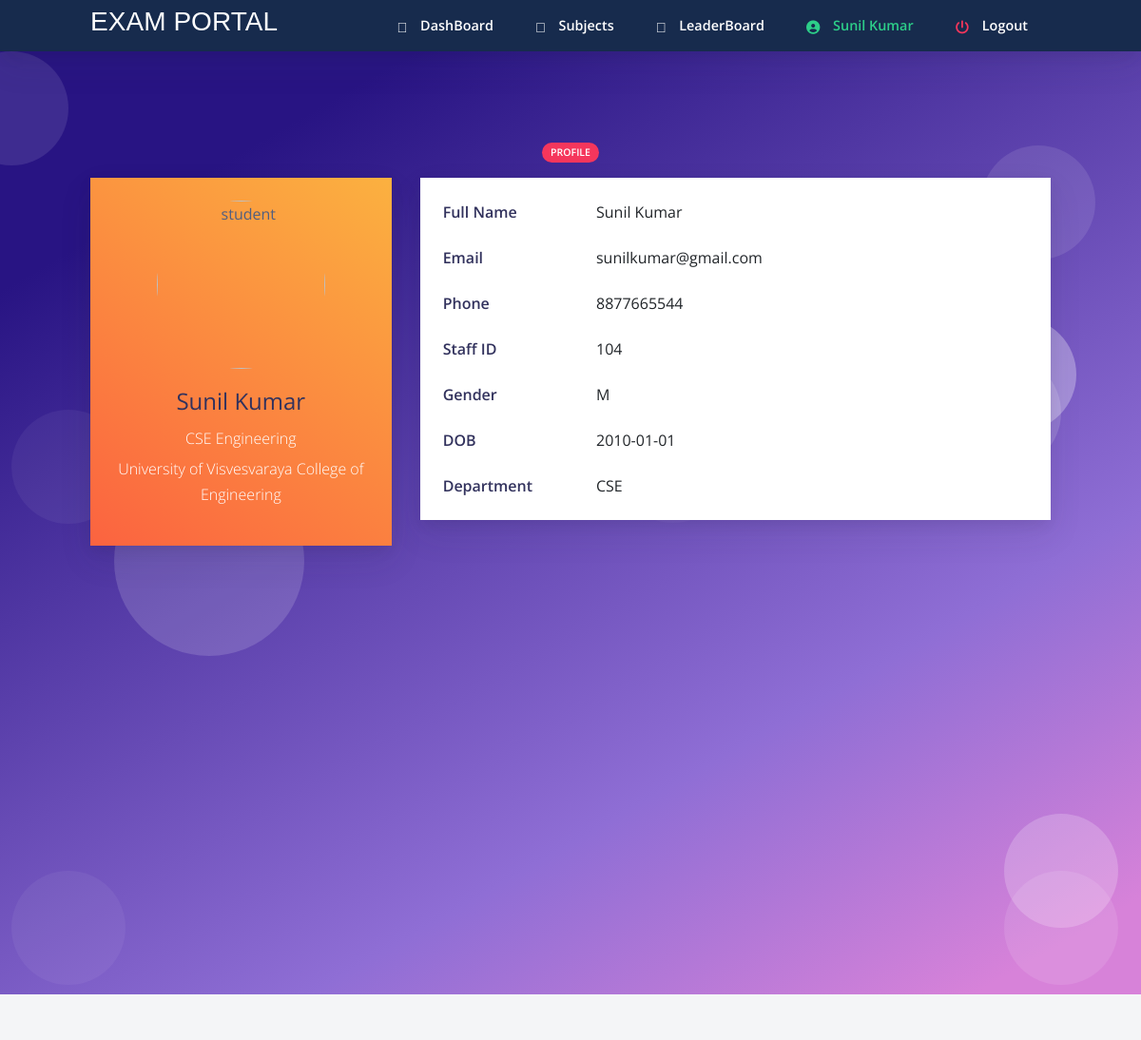
The app's page /staffprofile.php (signed in) with its own data.
### tables this page shows
CREATE TABLE `staff` (
  `staffid` varchar(10) NOT NULL,
  `name` varchar(20) NOT NULL,
  `mail` varchar(30) NOT NULL,
  `phno` varchar(10) NOT NULL,
  `gender` varchar(1) NOT NULL,
  `DOB` varchar(10) NOT NULL,
  `pw` varchar(200) NOT NULL,
  `dept` varchar(3) DEFAULT NULL
);

### staffprofile.php (the view, shortened to what this page needs)
<html>
<?php require ("header.php");?>
<?php
require_once 'sql.php';
                $conn = mysqli_connect($host, $user, $ps, $project);if (!$conn) {
    echo "<script>alert(\"Database error retry after some time !\")</script>";
} else {
    $staffid = $_SESSION["staffid"];
    $sql = "select * from staff where staffid='{$staffid}'";
    $res =   mysqli_query($conn, $sql);
    if ($res == true) {
        global $dbstaffid, $dbpw;
        while ($row = mysqli_fetch_array($res)) {
            $dbstaffid = $row['staffid'];
            $dbname = $row['name'];
			$dbmail = $row['mail'];
            $dbphno = $row['phno'];
            $dbgender = $row['gender'];
            $dbdob = $row['DOB'];
            $dbdept = $row['dept'];
        }
    }
}
?>
 <body class="bg-white" id="top">
    <nav
      id="navbar-main"
      class="
        navbar navbar-main navbar-expand-lg
        bg-default
        navbar-light
        position-sticky
        top-0
        shadow
        py-0
      "
    >
      <div class="container">
        <ul class="navbar-nav navbar-nav-hover align-items-lg-center">
          <li class="nav-item dropdown">
            <a href="index.php" class="navbar-brand mr-lg-5 text-white">
                               <h3 style="color: white; font-family:Verdana, Geneva, Tahoma, sans-serif;">Exam Portal</h3>
            </a>
          </li>
        </ul>
        <div class="navbar-collapse collapse bg-default" id="navbar_global">
          <ul class="navbar-nav align-items-lg-center ml-auto">
				 <li class="nav-item">
              <a href="homestaff.php" class="nav-link">
                <span class="text-white nav-link-inner--text font-weight-bold"
                  ><i class="text-white fad fa-home"></i> DashBoard</span
                >
              </a>
            </li>
			 <li class="nav-item">
              <a href="quizlist.php" class="nav-link">
                <span class="text-white nav-link-inner--text font-weight-bold"
                  ><i class="text-white fad fa-poll"></i> Subjects</span
                >
              </a>
            </li>
			 <li class="nav-item">
              <a href="staffleaderboard.php" class="nav-link">
                <span class="text-white nav-link-inner--text font-weight-bold"
                  ><i class="text-white fad fa-award"></i> LeaderBoard</span
                >
              </a>
            </li>
			 <li class="nav-item">
              <a href="staffprofile.php" class="nav-link">
                <span class="text-success nav-link-inner--text font-weight-bold"
                  ><i class="text-success fas fa-user-circle"></i> <?php echo $dbname ?></span
                >
              </a>
            </li>
		   <li class="nav-item">
              <a href="logout.php" class="nav-link">
                <span class="text-white nav-link-inner--text font-weight-bold"
                  ><i class="text-danger fas fa-power-off"></i> Logout</span
                >
              </a>
            </li>
          </ul>
        </div>
      </div>
    </nav>
  <section class="section section-shaped section-lg">
    <div class="shape shape-style-1 shape-primary">
      <span></span>
      <span></span>
      <span></span>
      <span></span>
      <span></span>
      <span></span>
    </div>
<div class="container ">
    	 <div class="row">
          <div class="col-md-8 mx-auto text-center">
            <span class="badge badge-danger badge-pill mb-3">Profile</span>
          </div>
        </div>
          <div class="row row-content">
            <div class="col-md-4 mb-3">
				<div class="card">
                <div class="card-body bg-gradient-warning">
                  <div class="d-flex flex-column align-items-center text-center">
                    <img src="assets/img/uvce_vector.png" alt="student" class="rounded-circle" width="177">
                    <div class="mt-3">
                      <h4>                      <?php echo $dbname ?></h4>
                      <p class="text-white mb-1"> <?php echo $dbdept ?> Engineering</p>
                      <p class="text-white font-size-sm">University of Visvesvaraya College of Engineering</p>
                    </div>
                  </div>
                </div>
              </div>
            </div>
                <div class="col-md-8">
              <div class="card mb-3">
                <div class="card-body bg-gradient-white">
                  <div class="row">
                    <div class="col-sm-3">
                      <h6 class="mb-0 font-weight-bold">Full Name</h6>
                    </div>
                    <div class="col-sm-9 text-dark">
                      <?php echo $dbname ?>
                    </div>
                  </div>
				  <br>
                  <div class="row">
                    <div class="col-sm-3">
                      <h6 class="mb-0 font-weight-bold">Email</h6>
                    </div>
                    <div class="col-sm-9 text-dark">
                      <?php echo $dbmail ?>
                    </div>
                  </div>
               <br>
                  <div class="row">
                    <div class="col-sm-3">
                      <h6 class="mb-0 font-weight-bold">Phone</h6>
                    </div>
                    <div class="col-sm-9 text-dark">
                      <?php echo $dbphno ?>
                    </div>
                  </div>
                   <br>
                  <div class="row">
                    <div class="col-sm-3">
                      <h6 class="mb-0 font-weight-bold">Staff ID</h6>
                    </div>
                    <div class="col-sm-9 text-dark">
                      <?php echo $dbstaffid ?>
                    </div>
                  </div>
                   <br>
				  <div class="row">
                    <div class="col-sm-3">
                      <h6 class="mb-0 font-weight-bold">Gender</h6>
                    </div>
                    <div class="col-sm-9 text-dark">
                     <?php echo $dbgender ?>
                    </div>
                  </div>
                   <br>
				  <div class="row">
                    <div class="col-sm-3">
                      <h6 class="mb-0 font-weight-bold">DOB</h6>
                    </div>
                    <div class="col-sm-9 text-dark">
                      <?php echo $dbdob ?>
                    </div>
                  </div>
                   <br>
				  <div class="row">
                    <div class="col-sm-3">
                      <h6 class="mb-0 font-weight-bold">Department</h6>
                    </div>
                    <div class="col-sm-9 text-dark">
                     <?php echo $dbdept ?>
                    </div>
                  </div>
                </div>
              </div>
            </div>
          </div>
        </div>
</section>
    <?php require("footer.php");?>
</body>
</html>

### records on screen
staff: name "Sunil Kumar", dept "CSE", mail "sunilkumar@gmail.com", phno "8877665544", staffid "104", gender "M", DOB "2010-01-01"
